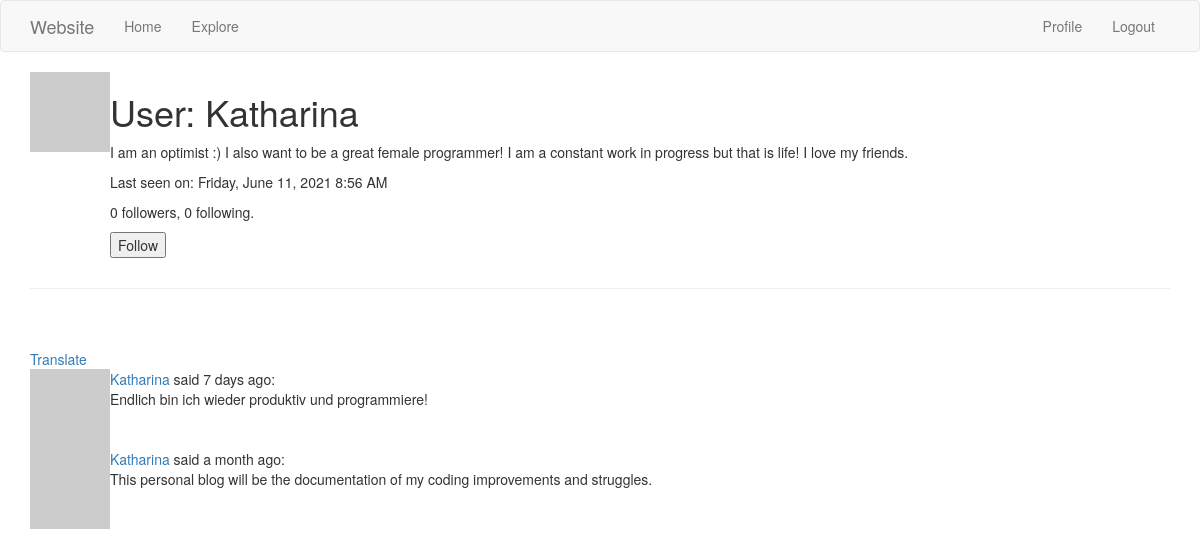
Screenshot of /user/Katharina (signed in) with the database file from the repository.
### app/models.py (models this page shows, shortened)
class User(UserMixin, db.Model):
    id = db.Column(db.Integer, primary_key=True)
    username = db.Column(db.String(64), index=True, unique=True)
    email = db.Column(db.String(120), index=True, unique=True)
    password_hash = db.Column(db.String(128))
    posts = db.relationship('Post', backref='author', lazy='dynamic')
    about_me = db.Column(db.String(140))
    last_seen = db.Column(db.DateTime, default=datetime.utcnow)
    followed = db.relationship(
        'User', secondary=followers,
        primaryjoin=(followers.c.follower_id == id),
        secondaryjoin=(followers.c.followed_id == id),
        backref=db.backref('followers', lazy='dynamic'), lazy='dynamic')
    def is_following(self, user):
        return self.followed.filter(
            followers.c.followed_id == user.id).count() > 0
    def avatar(self, size):
        digest = md5(self.email.lower().encode('utf-8')).hexdigest()
        return 'https://www.gravatar.com/avatar/{}?d=identicon&s={}'.format(
            digest, size)

class Post(db.Model):
    id = db.Column(db.Integer, primary_key=True)
    body = db.Column(db.String(140))
    __searchable__ = ['body']
    timestamp = db.Column(db.DateTime, index=True, default=datetime.utcnow)
    user_id = db.Column(db.Integer, db.ForeignKey('user.id'))
    language = db.Column(db.String(5))

### app/main/routes.py (the view)
@bp.route('/user/<username>')
@login_required
def user(username):
    user = User.query.filter_by(username=username).first_or_404()
    page = request.args.get('page', 1, type=int)
    posts = user.posts.order_by(Post.timestamp.desc()).paginate(
        page, current_app.config['POSTS_PER_PAGE'], False)
    next_url = url_for('main.user', username=user.username, page=posts.next_num) \
        if posts.has_next else None
    prev_url = url_for('main.user', username=user.username, page=posts.prev_num) \
        if posts.has_prev else None
    form = EmptyForm()
    return render_template('user.html', user=user, posts=posts.items,
                           next_url=next_url, prev_url=prev_url, form=form)

### app/main/forms.py
class EmptyForm(FlaskForm):
    submit = SubmitField('Submit')

### app/main/routes.py (called while the page is built)
@bp.before_app_request
def before_request():
    if current_user.is_authenticated:
        current_user.last_seen = datetime.utcnow()
        db.session.commit()
    g.locale = str(get_locale())

@bp.before_request
def before_request():
    g.locale = str(get_locale())

@bp.before_request
def before_request():
    if current_user.is_authenticated:
        current_user.last_seen = datetime.utcnow()
        db.session.commit()

### app/models.py (called while the page is built)
@login.user_loader
def load_user(id):
    return User.query.get(int(id))

### app/main/templates/user.html (shortened to what this page needs)
<!DOCTYPE html>
<html>
<body>
{% extends "base.html" %}
{% block app_content %}
       <table>
        <tr valign="top">
            <td><img src="{{ user.avatar(128) }}"></td>
            <td>
                <h1>User: {{ user.username }}</h1>
        {% if user.about_me %}<p>{{ user.about_me }}</p>{% endif %}
         {% if user.last_seen %}
                <p>Last seen on: {{ moment(user.last_seen).format('LLLL') }}</p>
                {% endif %}
        <p>{{ user.followers.count() }} followers, {{ user.followed.count() }} following.</p>
        {% if user == current_user %}
        <p><a href="{{ url_for('main.edit_profile') }}">Edit your profile</a></p>
        {% elif not current_user.is_following(user) %}
        <p>
            <form action="{{ url_for('main.follow', username=user.username) }}" method="post">
                {{ form.submit(value='Follow') }}
            </form>
        </p>
        {% endif %}
            </td>
        </tr>
    </table>
    <hr>
    {% for post in posts %}
      {% include '_post.html' %}
    {% endfor %}
{% endblock %}

### app/main/templates/_post.html
        <table>
        <tr valign="top">
            <td><img src="{{ post.author.avatar(36) }}"></td>
            <td>
                <a href="{{ url_for('main.user', username=post.author.username) }}">
                    {{ post.author.username }}
                </a>
                said {{ moment(post.timestamp).fromNow() }}:
                <br>
                <span id="post{{ post.id }}">{{ post.body }}</span>
            </td>
                 {% if post.language and post.language != g.locale %}
                <br><br>
                <span id="translation{{ post.id }}">
                    <a href="javascript:translate(
                                '#post{{ post.id }}',
                                '#translation{{ post.id }}',
                                '{{ post.language }}',
                                '{{ g.locale }}');">{{ _('Translate') }}</a>
                </span>
                {% endif %}
        </tr>
    </table>

### rows the page displays
User: username "Katharina", about_me "I am an optimist :) I also want to be a great female programmer! I am a constant work in progress but that is life! I love my friends.", last_seen "Friday, June 11, 2021 8:56 AM"
Post: author.username "Katharina", timestamp "7 days ago", body "Endlich bin ich wieder produktiv und programmiere!"
Post: author.username "Katharina", timestamp "a month ago", body "This personal blog will be the documentation of my coding improvements and struggles."

### other values shown
{{ user.followers.count() }} "0"
{{ user.followed.count() }} "0"
